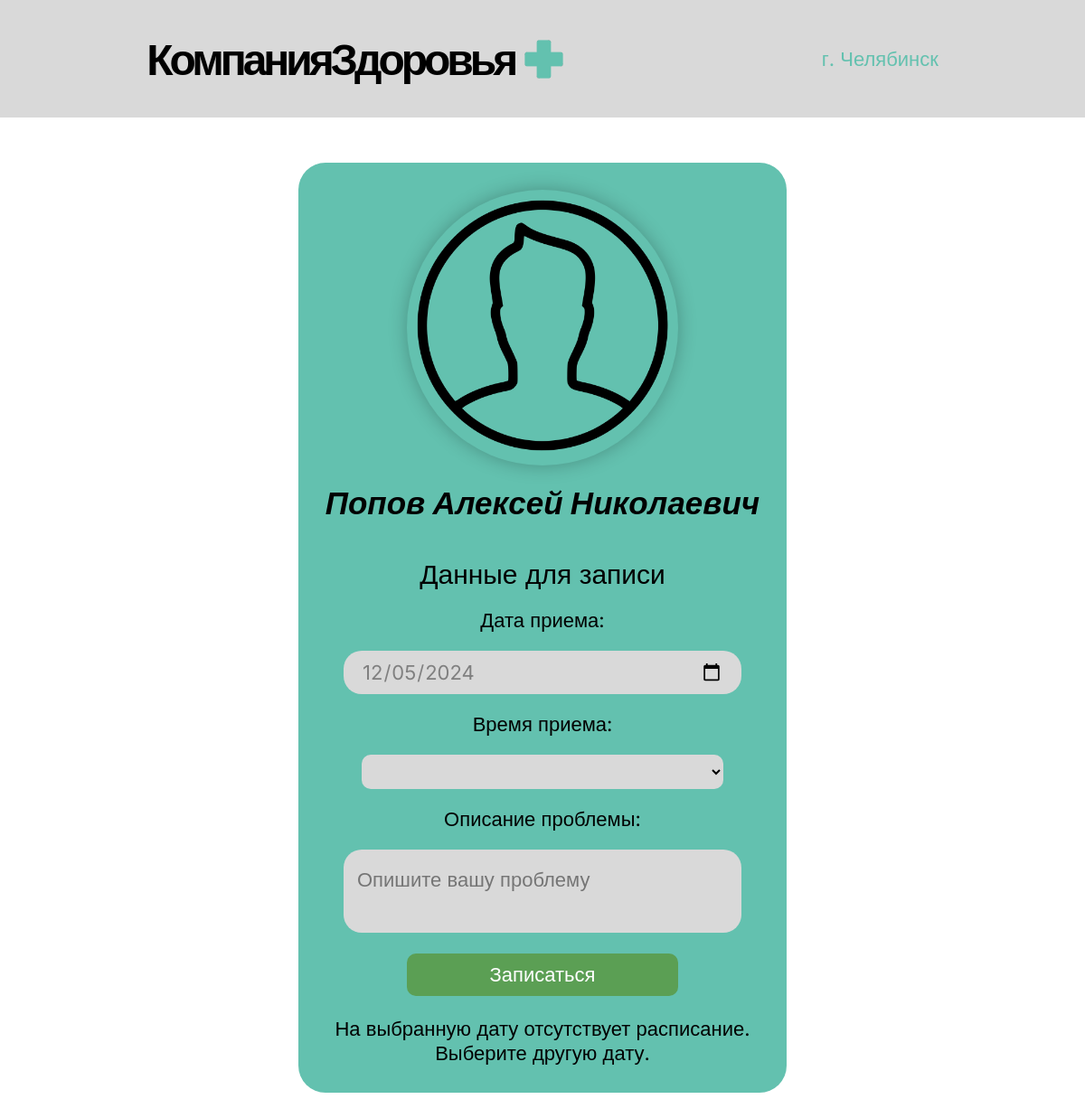
/make_appointment/1/ (signed in), run on an earlier commit of the app's database.
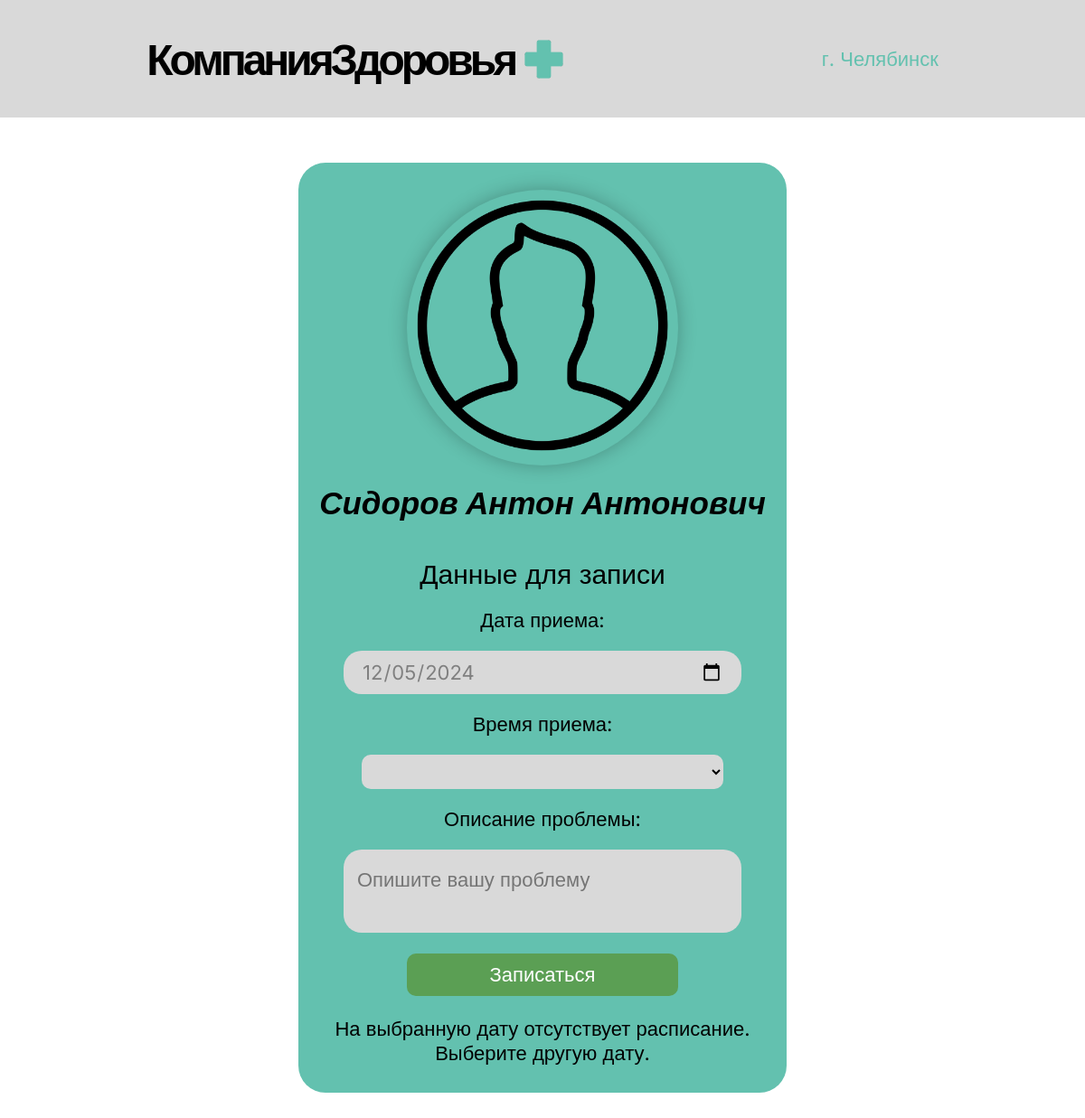
And on a later commit of the database.
### main/models.py (models this page shows, shortened)
class Doctor(models.Model):
    GENDER_CHOICES = [
        ('M', 'Мужчина'),
        ('F', 'Женщина'),
    ]
    fio = models.CharField('ФИО', max_length=100)
    phone = models.CharField('Номер телефона', max_length=11)
    email = models.CharField('Почта', max_length=100)
    profession = models.CharField('Специальность', max_length=65)
    experience = models.IntegerField('Стаж')
    room = models.CharField('Кабинет', max_length=50)
    area = models.CharField('Район работы', max_length=100)
    adress = models.CharField('Адрес кабинета', max_length=120)
    image = models.ImageField('Изображение профиля', null=True, blank=True, upload_to='images/')
    password = models.CharField('Пароль', max_length=120)
    gender = models.CharField('Пол', max_length=1, choices=GENDER_CHOICES, default='M')
    class Meta:
        verbose_name = "Доктор"
        verbose_name_plural = "Доктора"

### main/views.py (the view, shortened to what this page needs)
# urls.py: path('make_appointment/<int:doctor_id>/', views.make_appointment, name='make_appointment'),
def make_appointment(request, doctor_id):
    patient_id = request.session.get('patient_id')
    if not patient_id:
        return HttpResponseForbidden("Врач не может записаться к другому врачу!")
    try:
        patient = Patient.objects.get(id=patient_id)
    except Patient.DoesNotExist:
        return redirect('login')
    doctor = get_object_or_404(Doctor, id=doctor_id)
    available_slots = []
    now = timezone.now()  # Получаем текущее время в правильной временной зоне
    selected_date = request.GET.get('appointment_date')
    if selected_date:
        try:
            selected_date = datetime.strptime(selected_date, "%Y-%m-%d").date()
        except ValueError:
            selected_date = now.date()
    else:
        selected_date = now.date()
    doctor_schedule = DoctorSchedule.objects.filter(doctor=doctor, date=selected_date).first()
    if doctor_schedule:
        start_time = doctor_schedule.start_time
        end_time = doctor_schedule.end_time
        break_start = doctor_schedule.break_start
        break_end = doctor_schedule.break_end
        current_time = datetime.combine(selected_date, start_time)
        step = timedelta(minutes=30)
        while current_time.time() < end_time:
            if break_start and break_end:
                if break_start <= current_time.time() < break_end:
                    current_time = datetime.combine(selected_date, break_end)
                    continue
            appointment_datetime = timezone.make_aware(current_time)
            if appointment_datetime < now:
                current_time += step
                continue
            existing_appointment = Appointment.objects.filter(doctor=doctor, date=appointment_datetime)
            if existing_appointment.exists():
                current_time += step
                continue
            if appointment_datetime > now:
                available_slots.append(current_time.time())
            current_time += step
    else:
        available_slots = []
        error_message = "На выбранную дату отсутствует расписание. Выберите другую дату."
    print(available_slots)  # Для отладки
    return render(request, 'main/make_appointment.html', {
        'doctor': doctor,
        'available_slots': available_slots,
        'selected_date': selected_date,
        'error_message': error_message if 'error_message' in locals() else None
    })

### main/templates/main/make_appointment.html (shortened to what this page needs)
<!DOCTYPE html>
<html lang="ru">
<head>
    {% load static %}
    <link rel="stylesheet" href="{% static '/css/main.css' %}">
    <link rel="stylesheet" href="{% static '/css/make_appointments.css' %}">
</head>
<body>
    {% include 'main/header.html' %}
    <div class="container-makeAppointments">
        <div class="profile-container-img">
            <img src="{% if doctor.image %}{{ doctor.image.url }}{% else %}{% static '/img/defalt.png' %}{% endif %}" alt="doctor-img">
        </div>
        <h1>{{ doctor.fio }}</h1>
        <h2>Данные для записи</h2>
        <form method="GET" id="date-form">
            <label for="appointment-date">Дата приема:</label>
            <input type="date" id="appointment-date" name="appointment_date" value="{{ selected_date|date:'Y-m-d' }}" onchange="this.form.submit();" required>
            <label for="appointment-time">Время приема:</label>
            <select id="appointment-time" name="appointment_time" required>
            </select>
            <label for="description">Описание проблемы:</label>
            <textarea id="description" name="description" placeholder="Опишите вашу проблему" required>{{ description }}</textarea>
            <button type="submit">Записаться</button>
            {% if error_message %}
                <p class="error">{{ error_message }}</p>
            {% endif %}
        </form>
    </div>
</body>
</html>

What changed in the data, as far as the page shows it:
changed Doctor: fio "Попов Алексей Николаевич" → "Сидоров Антон Антонович"
